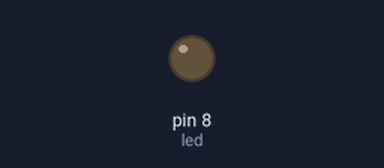
Simulated run of this sketch. Board: Arduino Uno, built with avr-gcc and run on an emulated ATmega328P. Shown: output pins drawn as LEDs (lit = HIGH).

Above: at 2.5 s.
At 7.5 s:
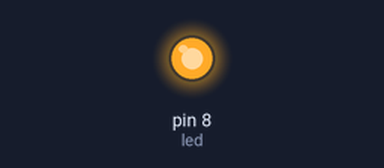
Timing chart, 0 to 13.0 s (numbered marks = the images above):
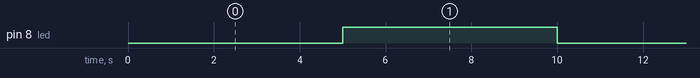

The sketch:

Punto_6.ino
```cpp
float tiempo;
float tiempoAnterior;
float ref=5000;

int led=8;
int boton=1;

int estado=LOW;

void setup() {
  pinMode(boton,INPUT);
  pinMode(led,OUTPUT);
  attachInterrupt(digitalPinToInterrupt(boton),restar,RISING);
}

void restar(){
  ref-=500;
}

void loop() {
  tiempo=millis();
  digitalWrite(led,estado);
  if(tiempo-tiempoAnterior==ref){
    if(estado==LOW){estado=HIGH;}
    else{estado=LOW;}
    tiempoAnterior=tiempo;
  }
}
```

Measured:
- by itself, pin 8 (led): alternates HIGH for 5.0 s and LOW for 5.0 s
